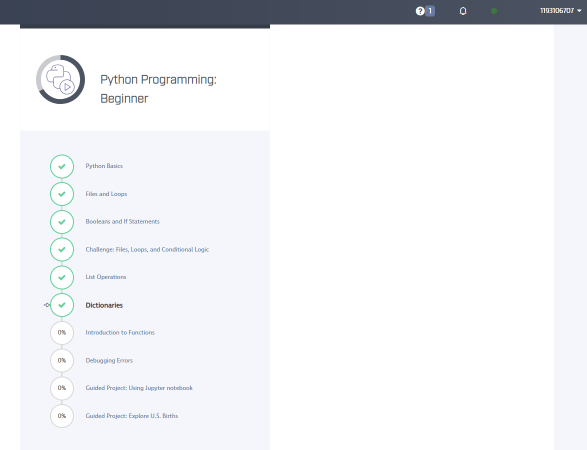
#> input picture students/ChenYizhou/beginner_tutorial67%.png, 1173 x 899 px (shown at 1/2 size)
$ python ex3_opencv.py
#> lines starting #> are read from the running program, lines starting #| are printed output that depends on the picture; after the words box and inside, x2 and y2 are one past the last pixel; in counts of white or black regions, pixels touching at a corner belong together
import numpy as np
import cv2
from copy import deepcopy
img=cv2.imread("beginner_tutorial67%.png")
#> img is the input picture: shape (899, 1173, 3); mean B, G, R 242.8, 240.2, 238.7
ori_img = deepcopy(img)
cv2.namedWindow('image', cv2.WINDOW_NORMAL)

cropImg1=img[300:400,0:100]
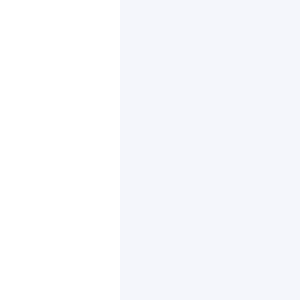
#> cropImg1: shape (100, 100, 3) (shown 3 times larger); mean B, G, R 252.6, 249.6, 248.4
cropImg2=img[200:300,0:100]

img[300:400,500:600]=cv2.add(cropImg1,cropImg2)
#> img: shape (899, 1173, 3); 0.38% of pixels changed, all inside (x1, y1, x2, y2) = (500, 300, 540, 400)

cv2.imshow("image",img)
cv2.imshow("original image", ori_img)
cv2.waitKey(0)
cv2.destroyAllWindows()
